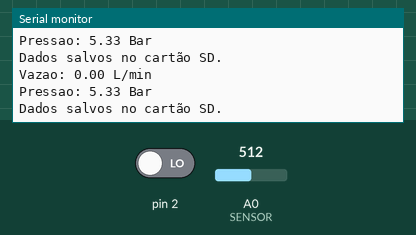
This sketch was run on a simulated Arduino Uno, built with avr-gcc and run on an emulated ATmega328P. On the bench: the last lines printed to the serial monitor. The test bench sets the inputs (shaded band); at power-on: A0 (SENSOR) = 512, pin 2 LOW. Storage starts empty.

Above: at 2.8 s.
2.9 s: A0 (SENSOR) set to 855
At 3.9 s:
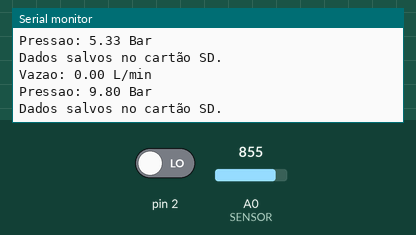
7.1 s: A0 (SENSOR) set to 880
At 8.0 s:
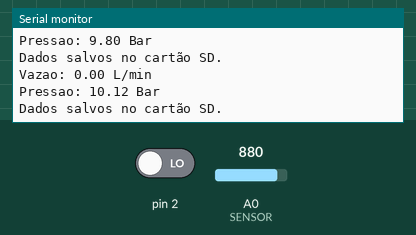
Timing chart, 0 to 10.1 s (numbered marks = the images above; inputs shaded):
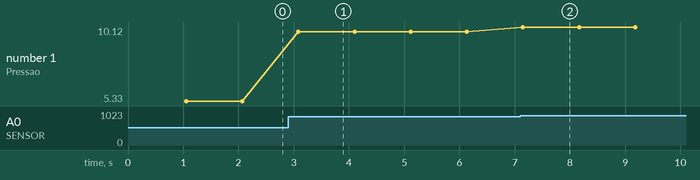

The sketch:

ler_sensores.ino
```cpp
#include <SPI.h>
#include <SD.h>

const int chipSelect = 10;
File dataFile;

float vazao;
int contagem_pulsos;
const int SENSOR = A0;

void incremento_pulsos() {
  contagem_pulsos++;
}

void setup() {
  pinMode(2, INPUT);
  attachInterrupt(digitalPinToInterrupt(2), incremento_pulsos, RISING);
  Serial.begin(9600);

  if (!SD.begin(chipSelect)) {
    Serial.println("Falha ao inicializar o cartão SD");
    return;
  }
}

void loop() {
  contagem_pulsos = 0;
  sei();
  delay(1000);
  cli();

  vazao = contagem_pulsos / 7.5;

  Serial.print("Vazao: ");
  Serial.print(vazao);
  Serial.println(" L/min");

  Serial.print("Pressao: ");
  float pressao_MPa = (analogRead(SENSOR) / 1024.0 - 0.1) / 0.75;
  float pressao_Bar = pressao_MPa * 10;
  Serial.print(pressao_Bar);
  Serial.println(" Bar");

  // Abre o arquivo para escrita
  dataFile = SD.open("dados.txt", FILE_WRITE);

  if (dataFile) {
    // Escreve os dados no arquivo
    dataFile.print("Vazao: ");
    dataFile.print(vazao);
    dataFile.println(" L/min");
    dataFile.print("Pressao: ");
    dataFile.print(pressao_Bar);
    dataFile.println(" Bar");

    // Fecha o arquivo
    dataFile.close();

    Serial.println("Dados salvos no cartão SD.");
  } else {
    Serial.println("Erro ao abrir o arquivo.");
  }

  delay(500);
}
```

Measured:
- after the input at 2.9 s, the serial monitor: prints a new line after 0.19 s (image 1)
- after the input at 7.1 s, the serial monitor: prints a new line after 0.05 s (image 2)
- plotted number 1: 5.33 → 9.8 after the input at 2.9 s, 9.8 → 10.12 after the input at 7.1 s
